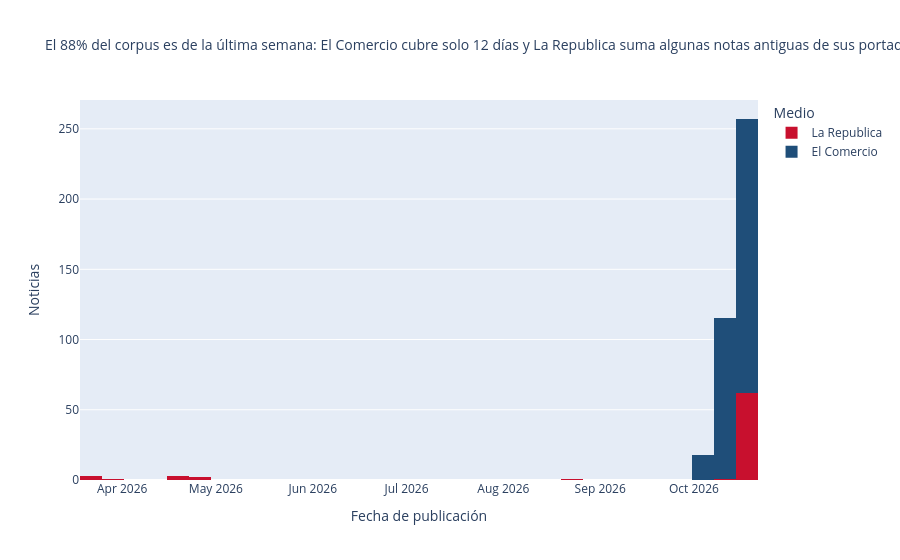

Notebook cell for this chart:
### Code cell
df["fecha_dt"] = pd.to_datetime(df["fecha"])
rangos = df.groupby("medio")["fecha_dt"].agg(["min", "max"])
dias = (rangos["max"] - rangos["min"]).dt.days
ultimos7 = (df["fecha_dt"] >= df["fecha_dt"].max() - pd.Timedelta(days=7)).mean()
amplio, estrecho = dias.idxmax(), dias.idxmin()
titulo = (f"El {ultimos7:.0%} del corpus es de la última semana: {estrecho} cubre solo {dias[estrecho]} días "
          f"y {amplio} suma algunas notas antiguas de sus portadas ({dias[amplio]} días)")
fig = px.histogram(df, x="fecha_dt", color="medio", color_discrete_map=COLORES, barmode="stack",
                   title=titulo, labels={"fecha_dt": "Fecha de publicación", "medio": "Medio"})
fig.update_layout(yaxis_title="Noticias", title_font_size=14)
fig.show()

### Figure 1 — Plotly figure (JSON) as saved in the notebook; plotly's stock layout.template omitted (floating-point values rounded to 4 significant figures; data arrays with more than 128 entries replaced by an {"elided": "..."} marker saying what was removed)
{"data": [{"bingroup": "x", "hovertemplate": "Medio=La Republica<br>Fecha de publicación=%{x}<br>count=%{y}<extra></extra>", "legendgroup": "La Republica", "marker": {"color": "#C8102E", "pattern": {"shape": ""}}, "name": "La Republica", "orientation": "v", "showlegend": true, "type": "histogram", "x": ["2026-10-16T00:00:00.000000", "2026-10-16T00:00:00.000000", "2026-10-16T00:00:00.000000", "2026-10-16T00:00:00.000000", "2026-10-17T00:00:00.000000", "2026-10-17T00:00:00.000000", "2026-10-17T00:00:00.000000", "2026-10-17T00:00:00.000000", "2026-10-18T00:00:00.000000", "2026-10-18T00:00:00.000000", "2026-10-18T00:00:00.000000", "2026-10-18T00:00:00.000000", "2026-10-18T00:00:00.000000", "2026-10-16T00:00:00.000000", "2026-10-16T00:00:00.000000", "2026-10-16T00:00:00.000000", "2026-10-18T00:00:00.000000", "2026-10-17T00:00:00.000000", "2026-10-17T00:00:00.000000", "2026-10-17T00:00:00.000000", "2026-10-18T00:00:00.000000", "2026-10-18T00:00:00.000000", "2026-10-18T00:00:00.000000", "2026-10-18T00:00:00.000000", "2026-10-18T00:00:00.000000", "2026-10-18T00:00:00.000000", "2026-10-18T00:00:00.000000", "2026-10-18T00:00:00.000000", "2026-10-15T00:00:00.000000", "2026-10-15T00:00:00.000000", "2026-10-18T00:00:00.000000", "2026-10-16T00:00:00.000000", "2026-10-16T00:00:00.000000", "2026-10-16T00:00:00.000000", "2026-10-16T00:00:00.000000", "2026-10-18T00:00:00.000000", "2026-10-18T00:00:00.000000", "2026-10-18T00:00:00.000000", "2026-10-16T00:00:00.000000", "2026-10-17T00:00:00.000000", "2026-10-18T00:00:00.000000", "2026-10-17T00:00:00.000000", "2026-10-18T00:00:00.000000", "2026-10-14T00:00:00.000000", "2026-10-17T00:00:00.000000", "2026-10-17T00:00:00.000000", "2026-10-16T00:00:00.000000", "2026-10-17T00:00:00.000000", "2026-10-17T00:00:00.000000", "2026-10-17T00:00:00.000000", "2026-10-17T00:00:00.000000", "2026-10-17T00:00:00.000000", "2026-10-17T00:00:00.000000", "2026-10-17T00:00:00.000000", "2026-10-18T00:00:00.000000", "2026-10-18T00:00:00.000000", "2026-10-18T00:00:00.000000", "2026-10-18T00:00:00.000000", "2026-10-18T00:00:00.000000", "2026-10-18T00:00:00.000000", "2026-10-18T00:00:00.000000", "2026-10-18T00:00:00.000000", "2026-10-18T00:00:00.000000", "2026-03-19T00:00:00.000000", "2026-03-23T00:00:00.000000", "2026-03-24T00:00:00.000000", "2026-03-26T00:00:00.000000", "2026-04-20T00:00:00.000000", "2026-04-21T00:00:00.000000", "2026-04-22T00:00:00.000000", "2026-04-24T00:00:00.000000", "2026-04-27T00:00:00.000000", "2026-08-21T00:00:00.000000"], "xaxis": "x", "yaxis": "y"}, {"bingroup": "x", "hovertemplate": "Medio=El Comercio<br>Fecha de publicación=%{x}<br>count=%{y}<extra></extra>", "legendgroup": "El Comercio", "marker": {"color": "#1F4E79", "pattern": {"shape": ""}}, "name": "El Comercio", "orientation": "v", "showlegend": true, "type": "histogram", "x": {"elided": "327 str values"}, "xaxis": "x", "yaxis": "y"}], "layout": {"barmode": "stack", "legend": {"title": {"text": "Medio"}, "tracegroupgap": 0}, "title": {"font": {"size": 14}, "text": "El 88% del corpus es de la última semana: El Comercio cubre solo 12 días y La Republica suma algunas notas antiguas de sus portadas (213 días)"}, "xaxis": {"anchor": "y", "domain": [0.0, 1.0], "title": {"text": "Fecha de publicación"}}, "yaxis": {"anchor": "x", "domain": [0.0, 1.0], "title": {"text": "Noticias"}}}}
